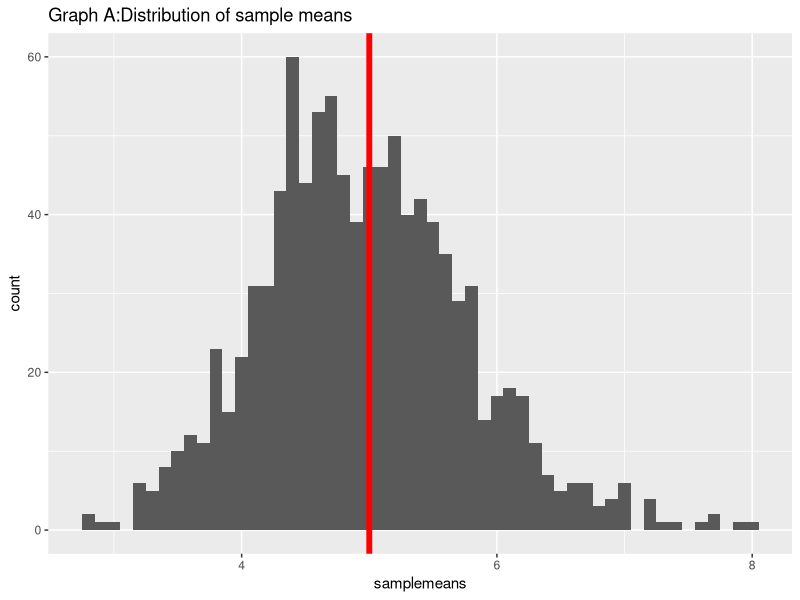
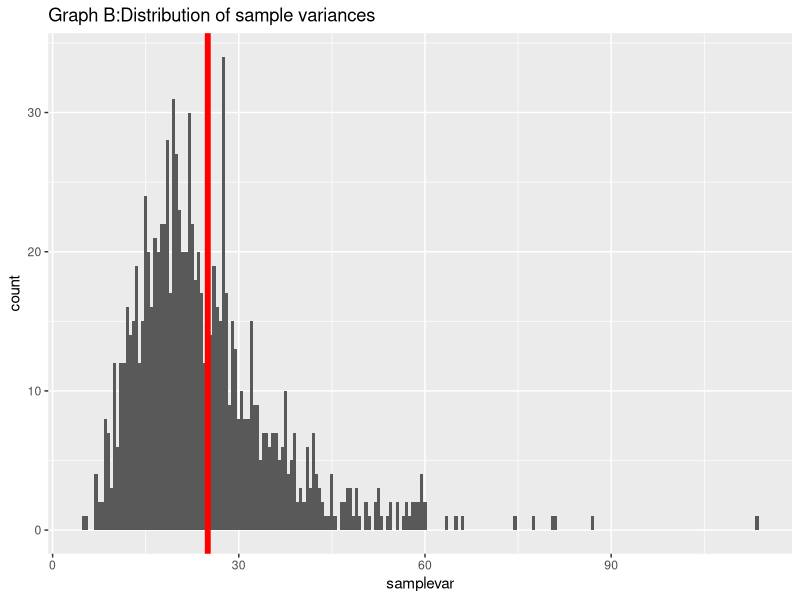
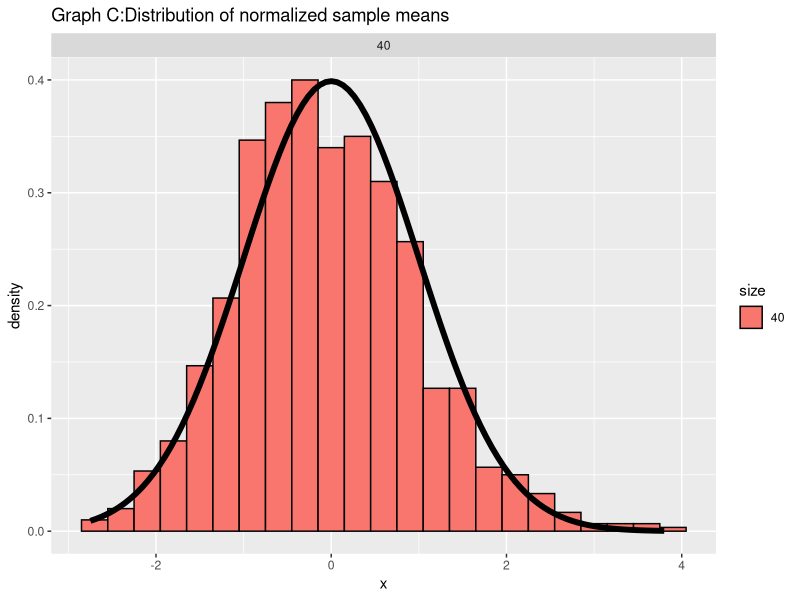

Generate these figures, in order, with R:
sim.runs <- 1000
lambda<- 0.2
cfunc <- function(x, n) sqrt(n) * (mean(x) - 1 / lambda) / (1 / lambda)
randvars <- matrix(rexp(sim.runs*40, lambda), sim.runs)
dat <- data.frame(x = c(apply(randvars, 1, cfunc, 40)),
                  samplemeans = apply(randvars, 1, mean),
                  samplevar = apply(randvars, 1, var),
                  size = factor(rep(c(40), rep(sim.runs, 1))))

if (!suppressMessages(require("ggplot2"))){
    install.packages("ggplot2")
    suppressMessages(require("ggplot2"))
}
g1 <- ggplot(dat, aes(x = samplemeans)) +
        geom_histogram(binwidth = 0.1) +
        ggtitle("Graph A:Distribution of sample means") +
        geom_vline(xintercept = 1 / lambda, colour = "red", size = 2)
print(g1)

g2 <- ggplot(dat,aes(x=samplevar)) +
        geom_histogram(binwidth = 0.5) +
        ggtitle("Graph B:Distribution of sample variances") +
        geom_vline(xintercept = (1 / lambda)^2, color = "red", size = 2)
print(g2)

g3 <- ggplot(dat, aes(x = x, fill = size)) +
        geom_histogram(binwidth = .3, colour = "black", aes(y = ..density..)) +
        stat_function(fun = dnorm, size = 2) +
        facet_grid(. ~ size) +
        ggtitle("Graph C:Distribution of normalized sample means")
print(g3)
